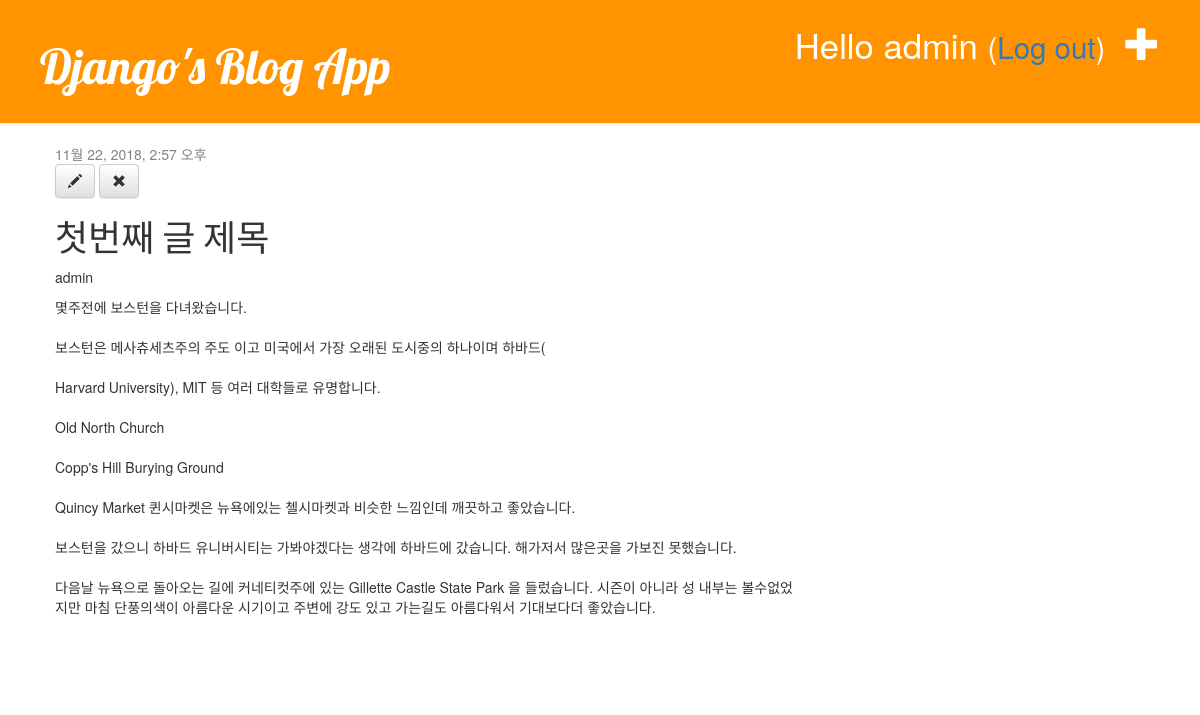
The app's page /post/1/ (signed in) with its own data.
### blog/models.py (models this page shows, shortened)
class Post(models.Model):
    author = models.ForeignKey('auth.User',on_delete=models.CASCADE)
    title = models.CharField(max_length=200,validators=[min_length_3_validator])
    text = models.TextField()
    created_date = models.DateTimeField(default=timezone.now())
    published_date = models.DateTimeField(blank=True,null=True)

### blog/views.py (the view)
# urls.py: url(r'^post/(?P<pk>\d+)/$',views.post_detail,name='post_detail'),
def post_detail(request,pk):
    post = get_object_or_404(Post,pk=pk)
    return render(request,'blog/post_detail.html',{'post':post})

### blog/templates/blog/post_detail.html
{% extends 'blog/base.html' %}
{% block content %}
    <div class="post">
        {% if post.published_date %}
            <div class="date">
                {{post.published_date}}
            </div>
        {% endif %}
        {% if user.is_authenticated%}
            <a class="btn btn-default" href="{% url 'post_edit' pk=post.pk %}">
            <span class="glyphicon glyphicon-pencil"></span></a>
            <a class="btn btn-default" href="{% url 'post_remove' pk=post.pk %}">
            <span class="glyphicon glyphicon-remove"></span></a>
        {% endif%}
        <h1>{{post.title}}</h1>
        <p>{{post.author}}</p>
        <p>
            {{post.text|linebreaksbr}}
        </p>
    </div>
{% endblock %}

### blog/templates/blog/base.html (shortened to what this page needs)
<!DOCTYPE html>
{% load static %}
<html lang="en">
<head>
    <link rel="stylesheet" href="//maxcdn.bootstrapcdn.com/bootstrap/3.2.0/css/bootstrap.min.css">
    <link rel="stylesheet" href="//maxcdn.bootstrapcdn.com/bootstrap/3.2.0/css/bootstrap-theme.min.css">
    <link rel="stylesheet" href="{% static 'css/blog.css' %}">
</head>
<body>
<div class="page-header">
    {% if user.is_authenticated %}
        <a href="{% url 'post_new' %}" class="top-menu">
        <span class="glyphicon glyphicon-plus"></span></a>
        <p class="top-menu">Hello {{ user.username }}
            <small>(<a href="{% url 'logout' %}?next={{request.path}}">Log out</a>)</small></p>
    {% else %}
        <a href="{% url 'login' %}" class="top-menu">
        <span class="glyphicon glyphicon-lock"></span></a>
    {% endif %}
    <h1><a href="/">Django's Blog App</a></h1>
</div>
<div class="content container">
    <div class="row">
        <div class="col-md-8">
            {% block content %}
            {% endblock %}
        </div>
    </div>
</div>
</body>
</html>

### blog/static/css/blog.css (style rules this page uses)
.page-header { background-color: #ff9400; margin-top: 0; padding: 20px 20px 20px 40px; }
.page-header h1, .page-header h1 a, .page-header h1 a:visited, .page-header h1 a:active { color: #ffffff; font-size: 36pt; text-decoration: none; }
.content { margin-left: 40px; }
h1, h2, h3, h4 { font-family: 'Lobster', cursive; }
.date { color: #828282; }
.top-menu, .top-menu:hover, .top-menu:visited { color: #ffffff; float: right; font-size: 26pt; margin-right: 20px; }
.post { margin-bottom: 70px; }

### records on screen
Post: published_date "11월 22, 2018, 2:57 오후", title "첫번째 글 제목", author "admin", text "몇주전에 보스턴을 다녀왔습니다. 보스턴은 메사츄세츠주의 주도 이고 미국에서 가장 오래된 도시중의 하나이며 하바드( Harvard University), MIT 등 여러 대학들로 유명합니다. Old North Church Copp's Hill Burying Ground Quincy Market 퀸시마켓은 뉴욕에있는 첼시마켓과 비슷한 느낌인데 깨끗하고 좋았습니다. 보스턴을 갔으니 하바드 유니버시티는 가봐야겠다는 생각에 하바드에 갔습니다. 해가저서 많은곳을 가보진 못했습니다. 다음날 뉴욕으로 돌아오는 길에 커네티컷주에 있는 Gillette Castle State Park 을 들렀습니다. 시즌이 아니라 성 내부는 볼수없었지만 마침 단풍의색이 아름다운 시기이고 주변에 강도 있고 가는길도 아름다워서 기대보다더 좋았습니다."

### other values on screen
{{ user.username }} "admin"
